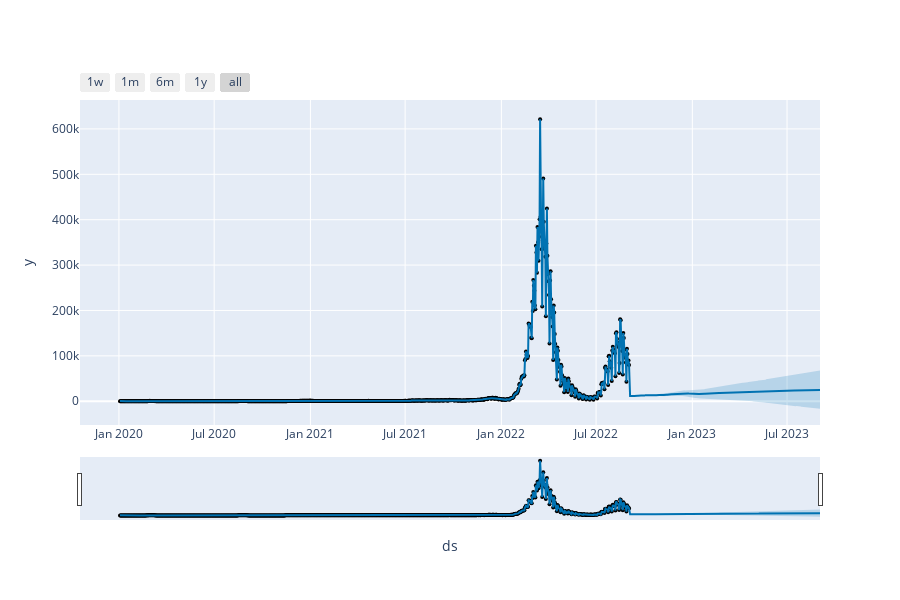

The cell this chart's notebook holds for it:
### Code cell
plot_plotly(m2, forecast2)

### Figure 1 — Plotly figure (JSON) as saved in the notebook; plotly's stock layout.template omitted (floating-point values rounded to 4 significant figures; data arrays with more than 128 entries replaced by an {"elided": "..."} marker saying what was removed)
{"data": [{"marker": {"color": "black", "size": 4}, "mode": "markers", "name": "Actual", "type": "scatter", "x": {"elided": "974 str values"}, "y": {"elided": "974 int values"}}, {"hoverinfo": "skip", "line": {"width": 0}, "mode": "lines", "type": "scatter", "x": {"elided": "1339 str values"}, "y": {"elided": "1339 float values"}}, {"fill": "tonexty", "fillcolor": "rgba(0, 114, 178, 0.2)", "line": {"color": "#0072B2", "width": 2}, "mode": "lines", "name": "Predicted", "type": "scatter", "x": {"elided": "1339 str values"}, "y": {"elided": "1339 float values"}}, {"fill": "tonexty", "fillcolor": "rgba(0, 114, 178, 0.2)", "hoverinfo": "skip", "line": {"width": 0}, "mode": "lines", "type": "scatter", "x": {"elided": "1339 str values"}, "y": {"elided": "1339 float values"}}], "layout": {"height": 600, "showlegend": false, "width": 900, "xaxis": {"rangeselector": {"buttons": [{"count": 7, "label": "1w", "step": "day", "stepmode": "backward"}, {"count": 1, "label": "1m", "step": "month", "stepmode": "backward"}, {"count": 6, "label": "6m", "step": "month", "stepmode": "backward"}, {"count": 1, "label": "1y", "step": "year", "stepmode": "backward"}, {"step": "all"}]}, "rangeslider": {"visible": true}, "title": {"text": "ds"}, "type": "date"}, "yaxis": {"title": {"text": "y"}}}}
